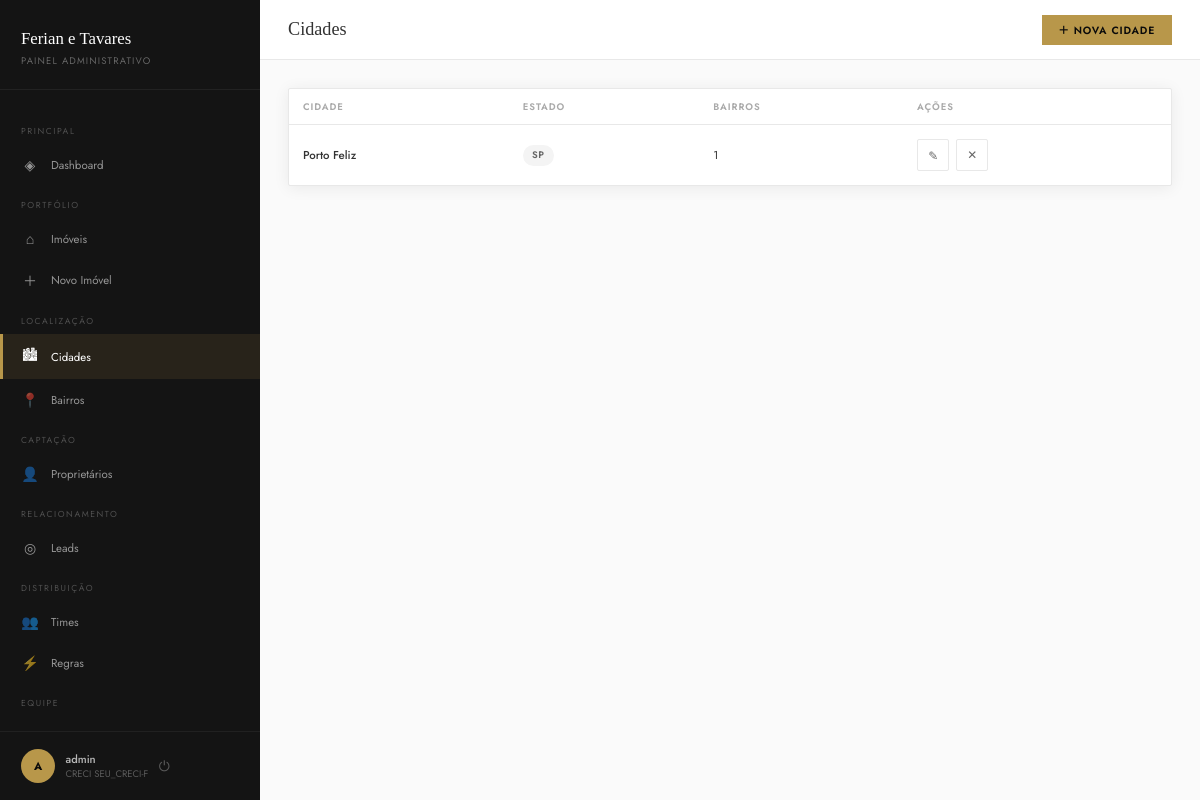
The app's page /painel/cidades/ (signed in) with its own data.
### imoveis/models.py (models this page shows, shortened)
class Cidade(models.Model):
    nome = models.CharField(max_length=100)
    estado = models.CharField(max_length=2, default='SP')
    class Meta:
        verbose_name = 'Cidade'
        verbose_name_plural = 'Cidades'
        ordering = ['nome']

### core/admin_views.py (the view)
# urls.py: path('cidades/', admin_views.cidade_list, name='cidade_list'),
@login_required
def cidade_list(request):
    cidades = Cidade.objects.annotate(total_bairros=Count('bairros')).order_by('nome')
    return render(request, 'painel/cidade_list.html', {'cidades': cidades})

### core/context_processors.py (called while the page is built)
def site_settings(request):
    return {
        'WHATSAPP_NUMBER': getattr(settings, 'WHATSAPP_NUMBER', '5511947532081'),
        'BROKER_NAME': getattr(settings, 'BROKER_NAME', 'Luiz Tavares'),
        'BROKER_CRECI': getattr(settings, 'BROKER_CRECI', '226905-F'),
        'DISTRIBUICAO_ATIVA': getattr(settings, 'DISTRIBUICAO_LEADS_ATIVA', False),
    }

### templates/painel/cidade_list.html (shortened to what this page needs)
{% extends "painel/base.html" %}
{% block page_title %}Cidades{% endblock %}
{% block topbar_actions %}
<a href="{% url 'painel:cidade_create' %}" class="topbar-btn btn-gold">＋ Nova Cidade</a>
{% endblock %}
{% block content %}
<div class="card">
  <div class="table-wrap">
    <table>
      <thead>
        <tr>
          <th>Cidade</th>
          <th>Estado</th>
          <th>Bairros</th>
          <th>Ações</th>
        </tr>
      </thead>
      <tbody>
        {% for cidade in cidades %}
        <tr>
          <td style="font-weight:500">{{ cidade.nome }}</td>
          <td><span class="badge badge-gray">{{ cidade.estado }}</span></td>
          <td>{{ cidade.total_bairros }}</td>
          <td>
            <div class="actions">
              <a href="{% url 'painel:cidade_edit' cidade.pk %}" class="action-btn" title="Editar">✎</a>
              {% if request.user.is_staff %}
              <form method="post" action="{% url 'painel:cidade_delete' cidade.pk %}"
                    onsubmit="return confirm('Excluir {{ cidade.nome }}?')" style="display:inline">
                <button type="submit" class="action-btn danger" title="Excluir">✕</button>
              </form>
              {% endif %}
            </div>
          </td>
        </tr>
        {% endfor %}
      </tbody>
    </table>
  </div>
</div>
{% endblock %}

### templates/painel/base.html (shortened to what this page needs)
<!DOCTYPE html>
<html lang="pt-BR">
<head>
</head>
<body>
<div class="layout">
  <aside class="sidebar" id="sidebar">
    <div class="sidebar-brand">
      <div class="brand-title">Ferian e Tavares</div>
      <div class="brand-sub">Painel Administrativo</div>
    </div>
    <nav class="sidebar-nav">
      <div class="nav-section">Principal</div>
      <a href="{% url 'painel:dashboard' %}" class="nav-item {% if request.resolver_match.url_name == 'dashboard' %}active{% endif %}">
        <span class="nav-icon">◈</span> Dashboard
      </a>
      <div class="nav-section">Portfólio</div>
      <a href="{% url 'painel:imovel_list' %}" class="nav-item {% if 'imovel' in request.resolver_match.url_name %}active{% endif %}">
        <span class="nav-icon">⌂</span> Imóveis
      </a>
      <a href="{% url 'painel:imovel_create' %}" class="nav-item">
        <span class="nav-icon">＋</span> Novo Imóvel
      </a>
      <div class="nav-section">Localização</div>
      <a href="{% url 'painel:cidade_list' %}" class="nav-item {% if 'cidade' in request.resolver_match.url_name %}active{% endif %}">
        <span class="nav-icon">🏙</span> Cidades
      </a>
      <a href="{% url 'painel:bairro_list' %}" class="nav-item {% if 'bairro' in request.resolver_match.url_name %}active{% endif %}">
        <span class="nav-icon">📍</span> Bairros
      </a>
      <div class="nav-section">Captação</div>
      <a href="{% url 'painel:proprietario_list' %}"
        class="nav-item {% if 'proprietario' in request.resolver_match.url_name %}active{% endif %}">
        <span class="nav-icon">👤</span> Proprietários
      </a>
      <div class="nav-section">Relacionamento</div>
      <a href="{% url 'painel:lead_list' %}" class="nav-item {% if 'lead' in request.resolver_match.url_name %}active{% endif %}">
        <span class="nav-icon">◎</span> Leads
      </a>
      {% if request.user.is_staff %}
      <div class="nav-section">Distribuição</div>
      <a href="{% url 'painel:time_list' %}"
        class="nav-item {% if 'time' in request.resolver_match.url_name %}active{% endif %}">
        <span class="nav-icon">👥</span> Times
      </a>
      <a href="{% url 'painel:regra_list' %}"
        class="nav-item {% if 'regra' in request.resolver_match.url_name %}active{% endif %}">
        <span class="nav-icon">⚡</span> Regras
      </a>
      {% endif %}
      {% if request.user.is_staff %}
      <div class="nav-section">Equipe</div>
      <a href="{% url 'painel:usuario_list' %}"
        class="nav-item {% if 'usuario' in request.resolver_match.url_name %}active{% endif %}">
        <span class="nav-icon">👥</span> Usuários
      </a>
      {% endif %}
    </nav>
    <div class="sidebar-footer">
      <div class="footer-avatar">{{ request.user.first_name|first|upper|default:request.user.username|first|upper }}</div>
      <div>
        <div class="footer-name">{{ request.user.get_full_name|default:request.user.username }}</div>
        <div class="footer-role">CRECI {{ BROKER_CRECI }}</div>
      </div>
      <form method="post" action="{% url 'logout' %}" style="display:inline">
        <button type="submit" class="footer-logout" title="Sair"
                style="background:none;border:none;cursor:pointer;color:rgba(255,255,255,0.3);font-size:1rem;padding:0">
          ⏻
        </button>
      </form>
    </div>
  </aside>
  <div class="main">
    <header class="topbar">
      <div style="display:flex;align-items:center;gap:1rem">
        <div class="topbar-title">{% block page_title %}Painel{% endblock %}</div>
      </div>
      <div class="topbar-right">
        {% block topbar_actions %}{% endblock %}
      </div>
    </header>
    <div class="page-content">
      {% block content %}{% endblock %}
    </div>
  </div>
</div>
</body>
</html>

### records on screen
Cidade: nome "Porto Feliz", estado "SP", total_bairros "1"

### other values on screen
{{ request.user.get_full_name|default:request.user.username }} "admin"
{{ BROKER_CRECI }} "SEU_CRECI-F"
